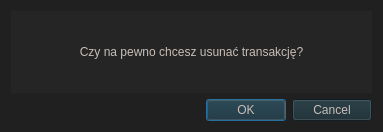
<?xml version="1.0" encoding="UTF-8"?>
<ui version="4.0">
 <class>delete_history</class>
 <widget class="QDialog" name="delete_history">
  <property name="geometry">
   <rect>
    <x>0</x>
    <y>0</y>
    <width>383</width>
    <height>132</height>
   </rect>
  </property>
  <property name="windowTitle">
   <string>Dialog</string>
  </property>
  <property name="styleSheet">
   <string notr="true">QWidget {
background: #202020}

QFrame {
background: #252525 }

QLabel {
color: #c8beb7;
}

QPushButton {
background-color: #182B32;
color: #c8beb7;
}

QComboBox {
background-color: #3e3e3e;
color: #c8beb7;
}

QLineEdit {
background-color: #3e3e3e;
color: #c8beb7;
}

QDateEdit {
background-color: #3e3e3e;
color: #c8beb7;
}

QListWidget { color: #c8beb7; }
</string>
  </property>
  <layout class="QGridLayout" name="gridLayout">
   <item row="1" column="0">
    <widget class="QDialogButtonBox" name="buttonBox">
     <property name="orientation">
      <enum>Qt::Horizontal</enum>
     </property>
     <property name="standardButtons">
      <set>QDialogButtonBox::Cancel|QDialogButtonBox::Ok</set>
     </property>
    </widget>
   </item>
   <item row="0" column="0">
    <widget class="QLabel" name="label">
     <property name="text">
      <string>Czy na pewno chcesz usunać transakcję?</string>
     </property>
     <property name="alignment">
      <set>Qt::AlignCenter</set>
     </property>
    </widget>
   </item>
  </layout>
 </widget>
 <resources/>
 <connections>
  <connection>
   <sender>buttonBox</sender>
   <signal>accepted()</signal>
   <receiver>delete_history</receiver>
   <slot>accept()</slot>
   <hints>
    <hint type="sourcelabel">
     <x>248</x>
     <y>254</y>
    </hint>
    <hint type="destinationlabel">
     <x>157</x>
     <y>274</y>
    </hint>
   </hints>
  </connection>
  <connection>
   <sender>buttonBox</sender>
   <signal>rejected()</signal>
   <receiver>delete_history</receiver>
   <slot>reject()</slot>
   <hints>
    <hint type="sourcelabel">
     <x>316</x>
     <y>260</y>
    </hint>
    <hint type="destinationlabel">
     <x>286</x>
     <y>274</y>
    </hint>
   </hints>
  </connection>
 </connections>
</ui>
